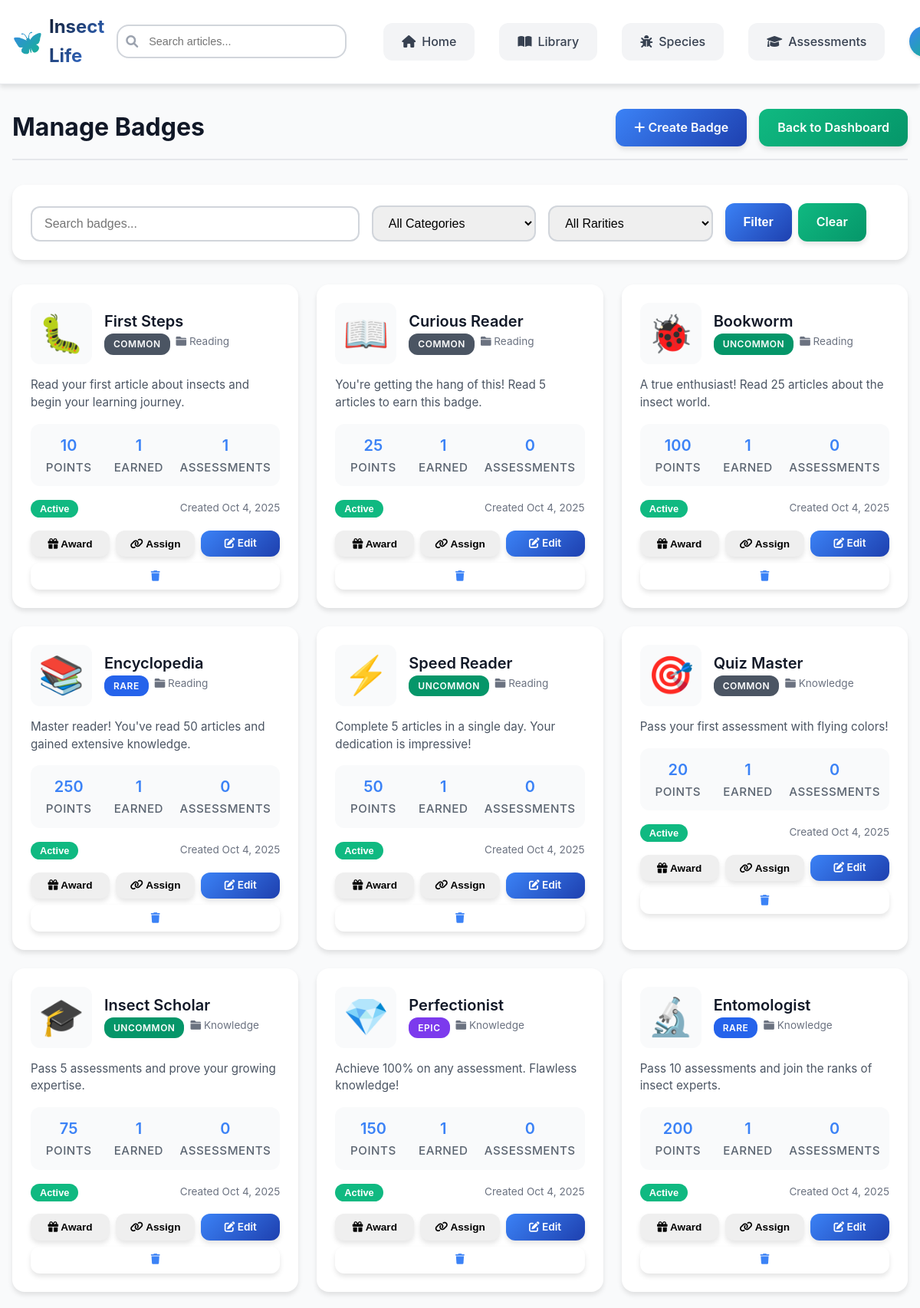
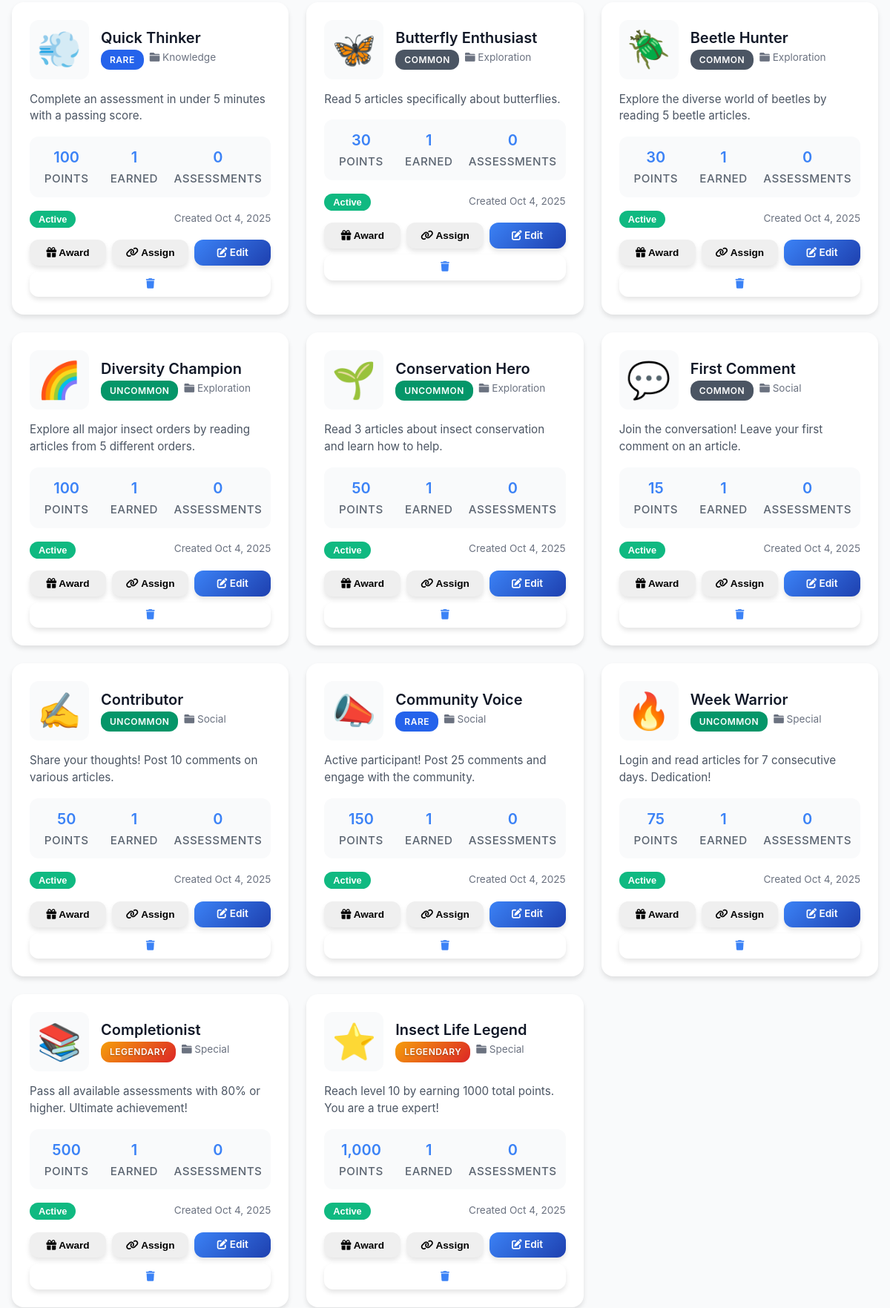
Page /admin/badges.php (signed in, upper part) on the committed database (2 pictures, top to bottom).
### tables this page shows
CREATE TABLE `badges` (
  `id` int(11) NOT NULL,
  `name` varchar(100) NOT NULL,
  `description` text NOT NULL,
  `icon` varchar(10) DEFAULT NULL,
  `category` enum('reading','knowledge','exploration','social','special') DEFAULT 'reading',
  `requirements` longtext NOT NULL CHECK (json_valid(`requirements`)),
  `criteria_type` varchar(50) DEFAULT NULL,
  `criteria_value` int(11) DEFAULT 0,
  `points` int(11) DEFAULT 10,
  `rarity` enum('common','uncommon','rare','epic','legendary','cardinal') DEFAULT 'common',
  `is_active` tinyint(1) DEFAULT 1,
  `created_at` timestamp NOT NULL DEFAULT current_timestamp(),
  `updated_at` timestamp NOT NULL DEFAULT current_timestamp() ON UPDATE current_timestamp()
);

### admin/badges.php (the view, shortened to what this page needs)
<?php
$search = isset($_GET['search']) ? sanitizeInput($_GET['search']) : '';
$page = isset($_GET['page']) ? max(1, intval($_GET['page'])) : 1;
$per_page = 20;
try {
    $pdo = getDBConnection();
    $where_conditions = [];
    $where_clause = !empty($where_conditions) ? 'WHERE ' . implode(' AND ', $where_conditions) : '';
    $offset = ($page - 1) * $per_page;
    $query = "
        SELECT b.*,
               (SELECT COUNT(*) FROM user_badges WHERE badge_id = b.id) as earned_count,
               (SELECT COUNT(*) FROM assessments WHERE badge_id = b.id) as assessment_count
        FROM badges b
        $where_clause
        ORDER BY b.created_at DESC
        LIMIT :limit OFFSET :offset
    ";
    $stmt = $pdo->prepare($query);
    $stmt->bindValue(':limit', $per_page, PDO::PARAM_INT);
    $stmt->bindValue(':offset', $offset, PDO::PARAM_INT);
    $stmt->execute();
    $badges = $stmt->fetchAll();
} catch (Exception $e) {
    error_log("Badges admin error: " . $e->getMessage());
    $badges = [];
    $total_badges = 0;
    $total_pages = 0;
    $users = [];
    $assessments = [];
}
include 'includes/header.php';
?>
<link rel="stylesheet" href="../assets/css/main.css">
<link rel="stylesheet" href="../assets/css/header.css">
<link rel="stylesheet" href="../assets/css/admin.css">
<div class="admin-container">
    <div class="page-header">
        <h1>Manage Badges</h1>
        <div style="display: flex; gap: 1rem;">
            <a href="badge-edit.php" class="btn btn-primary">
                <i class="fas fa-plus"></i> Create Badge
            </a>
            <a href="index.php" class="btn btn-secondary">Back to Dashboard</a>
        </div>
    </div>
    <div class="filters-section">
        <form method="GET">
            <div class="filters-grid">
                <input type="text" name="search" class="form-control"
                       placeholder="Search badges..."
                       value="<?php echo htmlspecialchars($search); ?>">
                <select name="category" class="form-control">
                    <option value="">All Categories</option>
                </select>
                <select name="rarity" class="form-control">
                    <option value="">All Rarities</option>
                </select>
                <div style="display: flex; gap: 0.5rem;">
                    <button type="submit" class="btn btn-primary">Filter</button>
                    <a href="badges.php" class="btn btn-secondary">Clear</a>
                </div>
            </div>
        </form>
    </div>
    <?php if (empty($badges)): ?>
        <div style="text-align: center; padding: 3rem; background: white; border-radius: var(--border-radius-lg);">
            <div style="font-size: 3rem; margin-bottom: 1rem; opacity: 0.5;">🏆</div>
            <h3>No badges found</h3>
            <p>Create your first badge to reward users!</p>
            <a href="badge-edit.php" class="btn btn-primary" style="margin-top: 1rem;">
                <i class="fas fa-plus"></i> Create Badge
            </a>
        </div>
    <?php else: ?>
        <div class="badge-grid">
            <?php foreach ($badges as $badge): ?>
                <div class="badge-card">
                    <div class="badge-header">
                        <div class="badge-icon"><?php echo $badge['icon'] ?? '🏆'; ?></div>
                        <div class="badgeinfo">
                            <h3 class="badge-name"><?php echo htmlspecialchars($badge['name']); ?></h3>
                            <div class="badge-meta">
                                <span class="rarity-badge rarity-<?php echo $badge['rarity']; ?>">
                                    <span style="position: relative; z-index: 1;"><?php echo ucfirst($badge['rarity']); ?></span>
                                </span>
                                <span><i class="fas fa-folder"></i> <?php echo ucfirst($badge['category']); ?></span>
                            </div>
                        </div>
                    </div>
                    <div class="badge-description">
                        <?php echo htmlspecialchars($badge['description']); ?>
                    </div>
                    <div class="badge-stats">
                        <div class="stat-item">
                            <span class="stat-value"><?php echo number_format($badge['points']); ?></span>
                            <span class="stat-label">Points</span>
                        </div>
                        <div class="stat-item">
                            <span class="stat-value"><?php echo number_format($badge['earned_count']); ?></span>
                            <span class="stat-label">Earned</span>
                        </div>
                        <div class="stat-item">
                            <span class="stat-value"><?php echo number_format($badge['assessment_count']); ?></span>
                            <span class="stat-label">Assessments</span>
                        </div>
                    </div>
                    <div style="display: flex; justify-content: space-between; align-items: center; margin-bottom: 1rem;">
                        <form method="POST" style="display: inline;">
                            <button type="submit" name="toggle_status"
                                    class="status-badge <?php echo $badge['is_active'] ? 'status-active' : 'status-inactive'; ?>">
                                <?php echo $badge['is_active'] ? 'Active' : 'Inactive'; ?>
                            </button>
                        </form>
                        <div style="font-size: 0.85rem; color: var(--gray-500);">
                            Created <?php echo date('M j, Y', strtotime($badge['created_at'])); ?>
                        </div>
                    </div>
                    <div class="badge-actions">
                        <button onclick="openAwardModal(<?php echo $badge['id']; ?>, '<?php echo htmlspecialchars($badge['name']); ?>')"
                                class="btn btn-sm btn-success" title="Award to User">
                            <i class="fas fa-gift"></i> Award
                        </button>
                        <button onclick="openAssignModal(<?php echo $badge['id']; ?>, '<?php echo htmlspecialchars($badge['name']); ?>')"
                                class="btn btn-sm btn-info" title="Assign to Assessment">
                            <i class="fas fa-link"></i> Assign
                        </button>
                        <a href="badge-edit.php?id=<?php echo $badge['id']; ?>"
                           class="btn btn-sm btn-primary" title="Edit">
                            <i class="fas fa-edit"></i> Edit
                        </a>
                        <a href="?delete=<?php echo $badge['id']; ?>&confirm=1"
                           class="btn btn-sm btn-danger"
                           onclick="return confirm('Delete this badge?')"
                           title="Delete">
                            <i class="fas fa-trash"></i>
                        </a>
                    </div>
                </div>
            <?php endforeach; ?>
        </div>
    <?php endif; ?>
</div>

### assets/css/main.css (style rules this page uses)
:root { --primary-blue-dark: #1e40af; --primary-blue: #3b82f6; --primary-blue-light: #60a5fa; --secondary-green-dark: #059669; --secondary-green: #10b981; --secondary-green-light: #34d399; --accent-yellow: #fbbf24; --accent-orange: #fb923c; --accent-brown: #92400e; --white: #ffffff; --gray-50: #f9fafb; --gray-100: #f3f4f6; --gray-200: #e5e7eb; --gray-300: #d1d5db; --gray-400: #9ca3af; --gray-500: #6b7280; --gray-600: #4b5563; --gray-700: #374151; --gray-800: #1f2937; --gray-900: #111827; --font-family-primary: 'Inter', 'Segoe UI', Tahoma, Geneva, Verdana, sans-serif; --font-family-secondary: 'Open Sans', Arial, sans-serif; --container-max-width: 1200px; --section-padding: 4rem 2rem; --card-padding: 2rem; --border-radius-sm: 8px; --border-radius-md: 12px; --border-radius-lg: 16px; --border-radius-xl: 20px; --shadow-sm: 0 2px 4px rgba(0, 0, 0, 0.1); --shadow-md: 0 4px 6px rgba(0, 0, 0, 0.1); --shadow-lg: 0 10px 15px rgba(0, 0, 0, 0.1); --shadow-xl: 0 20px 25px rgba(0, 0, 0, 0.15); --transition-fast: 0.2s ease; --transition-normal: 0.3s ease; --transition-slow: 0.5s ease; }
* { margin: 0; padding: 0; box-sizing: border-box; }
html { scroll-behavior: smooth; font-size: 16px; }
body { font-family: var(--font-family-primary); line-height: 1.6; color: var(--gray-800); background: linear-gradient(135deg, var(--primary-blue-light) 0%, var(--secondary-green-light) 100%); min-height: 100vh; }
h1, h2, h3, h4, h5, h6 { font-weight: 700; line-height: 1.2; margin-bottom: 1rem; color: var(--gray-900); }
h1 { font-size: 3rem; }
h3 { font-size: 1.875rem; }
a { color: var(--primary-blue); text-decoration: none; transition: color var(--transition-fast); }
.btn { display: inline-block; padding: 0.75rem 1.5rem; font-size: 1rem; font-weight: 600; text-align: center; text-decoration: none; border: none; border-radius: var(--border-radius-md); cursor: pointer; transition: all var(--transition-fast); box-shadow: var(--shadow-md); }
.btn-primary { background: linear-gradient(135deg, var(--primary-blue) 0%, var(--primary-blue-dark) 100%); color: var(--white); }
.btn-secondary { background: linear-gradient(135deg, var(--secondary-green) 0%, var(--secondary-green-dark) 100%); color: var(--white); }
.stat-label { font-size: 1rem; opacity: 0.9; }
.form-control { width: 100%; padding: 0.75rem 1rem; border: 2px solid var(--gray-300); border-radius: var(--border-radius-md); font-size: 1rem; transition: border-color var(--transition-fast); }

### rows in the picture
badges: icon "🐛", name "First Steps", rarity "COMMON", category "Reading", description "Read your first article about insects and begin your learning journey.", points "10", earned_count "1", assessment_count "1", is_active "Active", created_at "Oct 4, 2025"
badges: icon "📖", name "Curious Reader", rarity "COMMON", category "Reading", description "You're getting the hang of this! Read 5 articles to earn this badge.", points "25", earned_count "1", assessment_count "0", is_active "Active", created_at "Oct 4, 2025"
badges: icon "🐞", name "Bookworm", rarity "UNCOMMON", category "Reading", description "A true enthusiast! Read 25 articles about the insect world.", points "100", earned_count "1", assessment_count "0", is_active "Active", created_at "Oct 4, 2025"
badges: icon "📚", name "Encyclopedia", rarity "RARE", category "Reading", description "Master reader! You've read 50 articles and gained extensive knowledge.", points "250", earned_count "1", assessment_count "0", is_active "Active", created_at "Oct 4, 2025"
badges: icon "⚡", name "Speed Reader", rarity "UNCOMMON", category "Reading", description "Complete 5 articles in a single day. Your dedication is impressive!", points "50", earned_count "1", assessment_count "0", is_active "Active", created_at "Oct 4, 2025"
badges: icon "🎯", name "Quiz Master", rarity "COMMON", category "Knowledge", description "Pass your first assessment with flying colors!", points "20", earned_count "1", assessment_count "0", is_active "Active", created_at "Oct 4, 2025"
badges: icon "🎓", name "Insect Scholar", rarity "UNCOMMON", category "Knowledge", description "Pass 5 assessments and prove your growing expertise.", points "75", earned_count "1", assessment_count "0", is_active "Active", created_at "Oct 4, 2025"
badges: icon "💎", name "Perfectionist", rarity "EPIC", category "Knowledge", description "Achieve 100% on any assessment. Flawless knowledge!", points "150", earned_count "1", assessment_count "0", is_active "Active", created_at "Oct 4, 2025"
badges: icon "🔬", name "Entomologist", rarity "RARE", category "Knowledge", description "Pass 10 assessments and join the ranks of insect experts.", points "200", earned_count "1", assessment_count "0", is_active "Active", created_at "Oct 4, 2025"
badges: icon "💨", name "Quick Thinker", rarity "RARE", category "Knowledge", description "Complete an assessment in under 5 minutes with a passing score.", points "100", earned_count "1", assessment_count "0", is_active "Active", created_at "Oct 4, 2025"
badges: icon "🦋", name "Butterfly Enthusiast", rarity "COMMON", category "Exploration", description "Read 5 articles specifically about butterflies.", points "30", earned_count "1", assessment_count "0", is_active "Active", created_at "Oct 4, 2025"
badges: icon "🪲", name "Beetle Hunter", rarity "COMMON", category "Exploration", description "Explore the diverse world of beetles by reading 5 beetle articles.", points "30", earned_count "1", assessment_count "0", is_active "Active", created_at "Oct 4, 2025"
badges: icon "🌈", name "Diversity Champion", rarity "UNCOMMON", category "Exploration", description "Explore all major insect orders by reading articles from 5 different orders.", points "100", earned_count "1", assessment_count "0", is_active "Active", created_at "Oct 4, 2025"
badges: icon "🌱", name "Conservation Hero", rarity "UNCOMMON", category "Exploration", description "Read 3 articles about insect conservation and learn how to help.", points "50", earned_count "1", assessment_count "0", is_active "Active", created_at "Oct 4, 2025"
badges: icon "💬", name "First Comment", rarity "COMMON", category "Social", description "Join the conversation! Leave your first comment on an article.", points "15", earned_count "1", assessment_count "0", is_active "Active", created_at "Oct 4, 2025"
badges: icon "✍️", name "Contributor", rarity "UNCOMMON", category "Social", description "Share your thoughts! Post 10 comments on various articles.", points "50", earned_count "1", assessment_count "0", is_active "Active", created_at "Oct 4, 2025"
badges: icon "📣", name "Community Voice", rarity "RARE", category "Social", description "Active participant! Post 25 comments and engage with the community.", points "150", earned_count "1", assessment_count "0", is_active "Active", created_at "Oct 4, 2025"
badges: icon "🔥", name "Week Warrior", rarity "UNCOMMON", category "Special", description "Login and read articles for 7 consecutive days. Dedication!", points "75", earned_count "1", assessment_count "0", is_active "Active", created_at "Oct 4, 2025"
badges: icon "📚", name "Completionist", rarity "LEGENDARY", category "Special", description "Pass all available assessments with 80% or higher. Ultimate achievement!", points "500", earned_count "1", assessment_count "0", is_active "Active", created_at "Oct 4, 2025"
badges: icon "⭐", name "Insect Life Legend", rarity "LEGENDARY", category "Special", description "Reach level 10 by earning 1000 total points. You are a true expert!", points "1,000", earned_count "1", assessment_count "0", is_active "Active", created_at "Oct 4, 2025"
